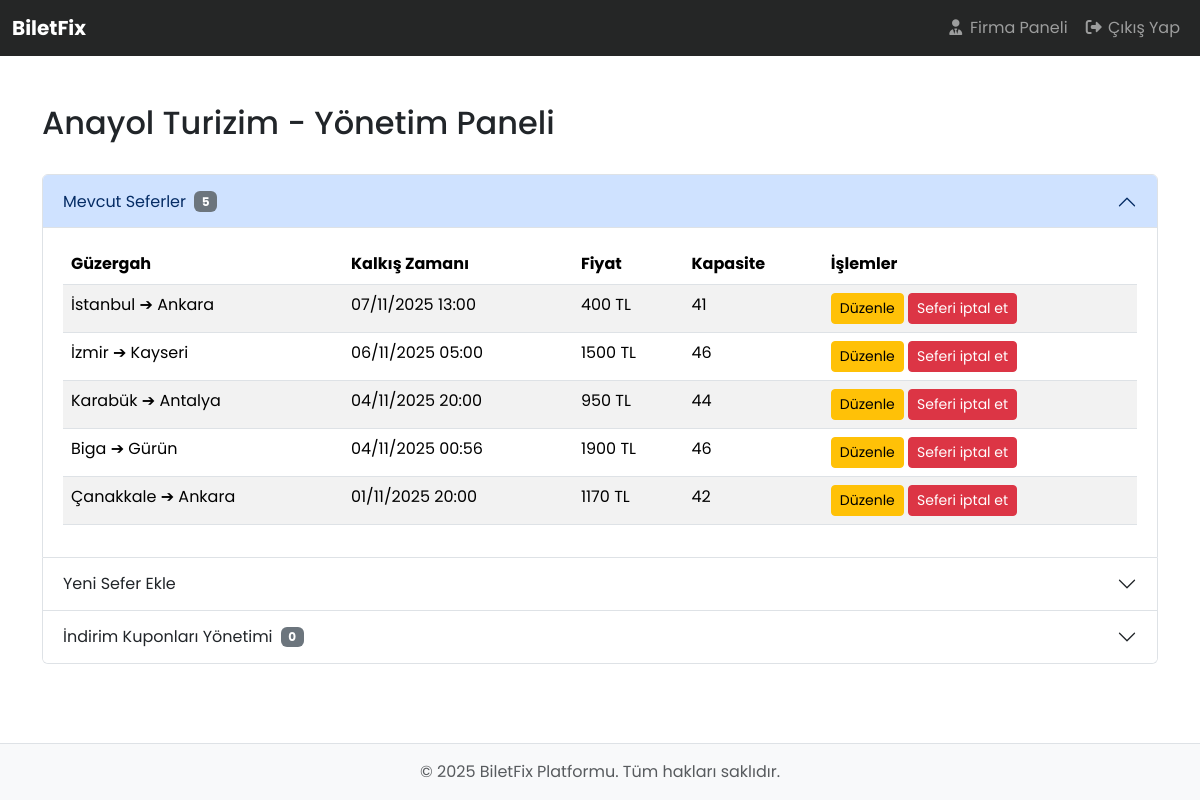
/index.php?page=firma-admin-dashboard (signed in), run on the app's committed database.
### tables this page shows
CREATE TABLE "bus_companies" (
	"id"	TEXT,
	"name"	TEXT NOT NULL UNIQUE,
	"logo_path"	TEXT,
	"created_at"	TIMESTAMP,
	PRIMARY KEY("id")
);

CREATE TABLE "trips" (
	"id"	TEXT,
	"company_id"	TEXT NOT NULL,
	"destination_city"	TEXT NOT NULL,
	"departure_city"	TEXT NOT NULL,
	"arrival_time"	DATETIME NOT NULL,
	"departure_time"	DATETIME NOT NULL,
	"price"	INTEGER NOT NULL,
	"capacity"	INTEGER NOT NULL,
	"created_date"	TIMESTAMP,
	PRIMARY KEY("id"),
	FOREIGN KEY("company_id") REFERENCES "bus_companies"("id")
);

### app/controllers/FirmaAdminController.php (called while the page is built, shortened)
<?php
class FirmaAdminController{
    public function showDashboard(){
        $company_id = $_SESSION['company_id'];
        $companyModel = new Company();
        $company = $companyModel->findById($company_id);
        $tripModel = new Trip();
        $trips = $tripModel->getTripsByCompanyId($company_id);
        $couponModel = new Coupon();
        $coupons = $couponModel->getCouponsByCompanyId($company_id);
        require_once __DIR__ . '/../../views/firma-admin/dashboard.php';
    }
}

### app/models/Company.php (called while the page is built, shortened)
<?php
class Company{
    private $db;
    public function __construct(){
        $this->db = getDatabaseConnection();
    }
    public function findById($id){
        $sql = "SELECT * FROM bus_companies WHERE id = ?";
        $statement = $this->db->prepare($sql);
        $statement->execute([$id]);
        return $statement->fetch(PDO::FETCH_ASSOC);
    }
}

### app/core/Database.php (called while the page is built)
<?php
function getDatabaseConnection() {
    static $connection = null;
    if($connection === null){
        try{
            $path = __DIR__ . '/../../database/database.db';
            $connection = new PDO("sqlite:" . $path);
            $connection->setAttribute(PDO::ATTR_ERRMODE, PDO::ERRMODE_EXCEPTION);
        }catch(PDOException $e){
            die("Veritabanı bağlantı hatası: " . $e->getMessage());
        }
    }
    return $connection;
}

### app/models/Trip.php (called while the page is built, shortened)
<?php
class Trip {
    private $db;
    public function __construct() {
        $this->db = getDatabaseConnection();
    }
    public function getTripsByCompanyId($company_id){
        $sql = "SELECT * FROM trips WHERE company_id = ? ORDER BY departure_time DESC";
        $statement = $this->db->prepare($sql);
        $statement->execute(([$company_id]));
        return $statement->fetchAll(PDO::FETCH_ASSOC);
    }
}

### app/models/Coupon.php (called while the page is built, shortened)
<?php
class Coupon{
    private $db;
    public function __construct(){
        $this->db = getDatabaseConnection();
    }
    public function getCouponsByCompanyID($company_id){
        $sql = "SELECT * FROM coupons WHERE company_id = ? ORDER BY created_at DESC";
        $statement = $this->db->prepare($sql);
        $statement->execute([$company_id]);
        return $statement->fetchAll(PDO::FETCH_ASSOC);
    }
}

### views/firma-admin/dashboard.php (the view, shortened to what this page needs)
<?php require_once __DIR__ . '/../layout/header.php'; ?>
<div class="container mt-5">
    <div class="d-flex justify-content-between align-items-center mb-4">
        <h2>
            <?php echo isset($company['name']) ? htmlspecialchars($company['name']) . ' - ' : 'Firma'; ?> Yönetim Paneli
        </h2>
    </div>
    <div class="accordion" id="adminAccordion">
        <div class="accordion-item">
            <h2 class="accordion-header" id="headingOne">
                <button class="accordion-button" type="button" data-bs-toggle="collapse" data-bs-target="#collapseOne" aria-expanded="true" aria-controls="collapseOne">
                    Mevcut Seferler <span class="badge bg-secondary ms-2"><?php echo count($trips); ?></span>
                </button>
            </h2>
            <div id="collapseOne" class="accordion-collapse collapse show" aria-labelledby="headingOne" data-bs-parent="#adminAccordion">
                <div class="accordion-body">
                    <?php if (empty($trips)): ?>
                        <div class="alert alert-info">Henüz firmanıza ait bir sefer bulunmamaktadır.</div>
                    <?php else: ?>
                        <table class="table table-striped table-hover">
                            <thead>
                                <tr>
                                    <th>Güzergah</th>
                                    <th>Kalkış Zamanı</th>
                                    <th>Fiyat</th>
                                    <th>Kapasite</th>
                                    <th>İşlemler</th>
                                </tr>
                            </thead>
                            <tbody>
                                <?php foreach ($trips as $trip): ?>
                                    <tr>
                                        <td><?php echo htmlspecialchars($trip['departure_city']); ?> ➔ <?php echo htmlspecialchars($trip['destination_city']); ?></td>
                                        <td><?php echo date('d/m/Y H:i', strtotime($trip['departure_time'])); ?></td>
                                        <td><?php echo htmlspecialchars($trip['price']); ?> TL</td>
                                        <td><?php echo htmlspecialchars($trip['capacity']); ?></td>
                                        <td>
                                            <a href="/index.php?page=edit-trip&id=<?php echo $trip['id']; ?>" class="btn btn-sm btn-warning">Düzenle</a>
                                            <a href="/index.php?page=delete-trip&id=<?php echo $trip['id']; ?>"
                                               class="btn btn-sm btn-danger"
                                               onclick="return confirm('Bu seferi kalıcı olarak iptal etmek istediğinizden emin misiniz? Bu işlem geri alınamaz.');">
                                               Seferi iptal et
                                            </a>
                                        </td>
                                    </tr>
                                <?php endforeach; ?>
                            </tbody>
                        </table>
                    <?php endif; ?>
                </div>
            </div>
        </div>
        <div class="accordion-item">
            <h2 class="accordion-header" id="headingTwo">
                <button class="accordion-button collapsed" type="button" data-bs-toggle="collapse" data-bs-target="#collapseTwo" aria-expanded="false" aria-controls="collapseTwo">
                    Yeni Sefer Ekle
                </button>
            </h2>
        </div>
        <div class="accordion-item">
            <h2 class="accordion-header" id="headingCoupons">
                <button class="accordion-button collapsed" type="button" data-bs-toggle="collapse" data-bs-target="#collapseCoupons" aria-expanded="false" aria-controls="collapseCoupons">
                    İndirim Kuponları Yönetimi <span class="badge bg-secondary ms-2"><?php echo count($coupons); ?></span>
                </button>
            </h2>
        </div>
    </div> </div>
<?php require_once __DIR__ . '/../layout/footer.php'; ?>

### public/index.php (shortened to what this page needs)
<?php
require_once '../app/core/Database.php';
require_once '../app/models/Trip.php';
require_once '../app/controllers/FirmaAdminController.php';
require_once '../app/models/Company.php';
require_once '../app/controllers/AdminController.php';
require_once '../app/models/Coupon.php';
$page = $_GET['page'] ?? 'home';
switch ($page) {
    case 'firma-admin-dashboard':
        $controller = new FirmaAdminController();
        $controller->showDashboard();
        break;
}

### views/layout/header.php (shortened to what this page needs)
<!DOCTYPE html>
<html lang="tr">
<head>
    <link href="https://cdn.jsdelivr.net/npm/bootstrap@5.3.2/dist/css/bootstrap.min.css" rel="stylesheet">
    <link rel="stylesheet" href="https://cdnjs.cloudflare.com/ajax/libs/font-awesome/7.0.1/css/all.min.css" />
    </head>
<body>
<?php
require_once 'navbar.php';
?>

### views/layout/navbar.php (shortened to what this page needs)
<nav class="navbar navbar-expand-lg navbar-dark" style="background:#252626;">
  <div class="container-fluid">
    <a class="navbar-brand text-white" href="/index.php?page=home"><strong>BiletFix</strong></a>
    <div class="collapse navbar-collapse" id="navbarNav">
      <ul class="navbar-nav ms-auto mb-2 mb-lg-0">
        <?php
        if (isset($_SESSION['user_id'])): ?>
          <?php if (isset($_SESSION['user_role']) && $_SESSION['user_role'] === 'firma-admin'): ?>
            <li class="nav-item">
              <a class="nav-link" href="/index.php?page=firma-admin-dashboard"><i class="fa-solid fa-user-tie"></i> Firma Paneli</a>
            </li>
          <?php endif; ?>
          <li class="nav-item">
            <a class="nav-link" href="/index.php?page=logout"><i class="fa-solid fa-right-from-bracket"></i> Çıkış Yap</a>
          </li>
        <?php endif; ?>
      </ul>
    </div>
  </div>
</nav>

### views/layout/footer.php (shortened to what this page needs)
</div> </main> <footer class="mt-auto py-3 bg-light border-top">
        <div class="container text-center">
            <span class="text-muted">
                &copy; <?php echo date("Y"); ?> BiletFix Platformu. Tüm hakları saklıdır.
            </span>
        </div>
    </footer>
    </body>
</html>

### views/layout/header.php (style rules this page uses)
body { display: flex; flex-direction: column; min-height: 100vh; font-family: "Poppins", sans-serif !important; }

### data on the page
bus_companies: name "Anayol Turizim"
trips: departure_city "İstanbul", destination_city "Ankara", departure_time "07/11/2025 13:00", price "400", capacity "41"
trips: departure_city "İzmir", destination_city "Kayseri", departure_time "06/11/2025 05:00", price "1500", capacity "46"
trips: departure_city "Karabük", destination_city "Antalya", departure_time "04/11/2025 20:00", price "950", capacity "44"
trips: departure_city "Biga", destination_city "Gürün", departure_time "04/11/2025 00:56", price "1900", capacity "46"
trips: departure_city "Çanakkale", destination_city "Ankara", departure_time "01/11/2025 20:00", price "1170", capacity "42"

### other printed values
count($trips) "5"
count($coupons) "0"
